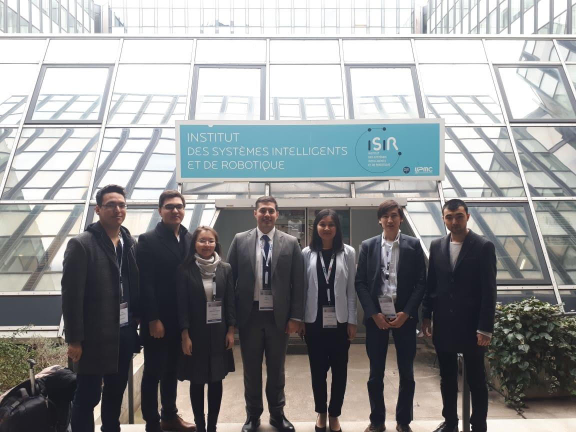
#> input picture src/test.jpg, 1152 x 864 px (shown at 1/2 size)
$ python -i detection.py   (imports and definitions only)   (older library calls are emulated)
#> lines starting #> are read from the running program, lines starting #| are printed output that depends on the picture
# coding: utf-8
import os
from face_model import FaceModel
import mxnet as mx
import numpy as np
import math
import cv2
from itertools import repeat
import face_preprocess


# [695 lines that did not run here, left out]


def nms(boxes, overlap_threshold, mode='Union'):
    """
        non max suppression

    Parameters:
    ----------
        box: numpy array n x 5
            input bbox array
        overlap_threshold: float number
            threshold of overlap
        mode: float number
            how to compute overlap ratio, 'Union' or 'Min'
    Returns:
    -------
        index array of the selected bbox
    """
    # if there are no boxes, return an empty list
    if len(boxes) == 0:
        return []

    # if the bounding boxes integers, convert them to floats
    if boxes.dtype.kind == "i":
        boxes = boxes.astype("float")

    # initialize the list of picked indexes
    pick = []

    # grab the coordinates of the bounding boxes
    x1, y1, x2, y2, score = [boxes[:, i] for i in range(5)]

    area = (x2 - x1 + 1) * (y2 - y1 + 1)
    idxs = np.argsort(score)

    # keep looping while some indexes still remain in the indexes list
    while len(idxs) > 0:
        # grab the last index in the indexes list and add the index value to the list of picked indexes
        last = len(idxs) - 1
        i = idxs[last]
        pick.append(i)

        xx1 = np.maximum(x1[i], x1[idxs[:last]])
        yy1 = np.maximum(y1[i], y1[idxs[:last]])
        xx2 = np.minimum(x2[i], x2[idxs[:last]])
        yy2 = np.minimum(y2[i], y2[idxs[:last]])

        # compute the width and height of the bounding box
        w = np.maximum(0, xx2 - xx1 + 1)
        h = np.maximum(0, yy2 - yy1 + 1)

        inter = w * h
        if mode == 'Min':
            overlap = inter / np.minimum(area[i], area[idxs[:last]])
        else:
            overlap = inter / (area[i] + area[idxs[:last]] - inter)

        # delete all indexes from the index list that have
        idxs = np.delete(idxs, np.concatenate(([last],
                                               np.where(overlap > overlap_threshold)[0])))

    return pick


def adjust_input(in_data):
    """
        adjust the input from (h, w, c) to ( 1, c, h, w) for network input

    Parameters:
    ----------
        in_data: numpy array of shape (h, w, c)
            input data
    Returns:
    -------
        out_data: numpy array of shape (1, c, h, w)
            reshaped array
    """
    if in_data.dtype is not np.dtype('float32'):
        out_data = in_data.astype(np.float32)
    else:
        out_data = in_data

    out_data = out_data.transpose((2, 0, 1))
    out_data = np.expand_dims(out_data, 0)
    out_data = (out_data - 127.5) * 0.0078125
    return out_data


def generate_bbox(map, reg, scale, threshold):
    """
        generate bbox from feature map
    Parameters:
    ----------
        map: numpy array , n x m x 1
            detect score for each position
        reg: numpy array , n x m x 4
            bbox
        scale: float number
            scale of this detection
        threshold: float number
            detect threshold
    Returns:
    -------
        bbox array
    """
    stride = 2
    cellsize = 12

    t_index = np.where(map > threshold)

    # find nothing
    if t_index[0].size == 0:
        return np.array([])

    dx1, dy1, dx2, dy2 = [reg[0, i, t_index[0], t_index[1]] for i in range(4)]

    reg = np.array([dx1, dy1, dx2, dy2])
    score = map[t_index[0], t_index[1]]
    boundingbox = np.vstack([np.round((stride * t_index[1] + 1) / scale),
                             np.round((stride * t_index[0] + 1) / scale),
                             np.round((stride * t_index[1] + 1 + cellsize) / scale),
                             np.round((stride * t_index[0] + 1 + cellsize) / scale),
                             score,
                             reg])

    return boundingbox.T


def detect_first_stage(img, net, scale, threshold):
    """
        run PNet for first stage

    Parameters:
    ----------
        img: numpy array, bgr order
            input image
        scale: float number
            how much should the input image scale
        net: PNet
            worker
    Returns:
    -------
        total_boxes : bboxes
    """
    height, width, _ = img.shape
    hs = int(math.ceil(height * scale))
    ws = int(math.ceil(width * scale))

    im_data = cv2.resize(img, (ws, hs))

    # adjust for the network input
    input_buf = adjust_input(im_data)
    output = net.predict(input_buf)
    boxes = generate_bbox(output[1][0, 1, :, :], output[0], scale, threshold)

    if boxes.size == 0:
        return None

    # nms
    pick = nms(boxes[:, 0:5], 0.5, mode='Union')
    boxes = boxes[pick]
    return boxes


def detect_first_stage_warpper(args):
    return detect_first_stage(*args)


class DetResult():

    # [16 lines left out: functions __init__, addFace, not called in this run]

    def isEmpty(self):
        return len(self.fvecs) == 0

    def getResults(self):
        return self.fvecs, self.boxes, self.criterions, self.landmarks_list

>>> import cv2
>>> picture = cv2.imread('test.jpg', cv2.IMREAD_GRAYSCALE)
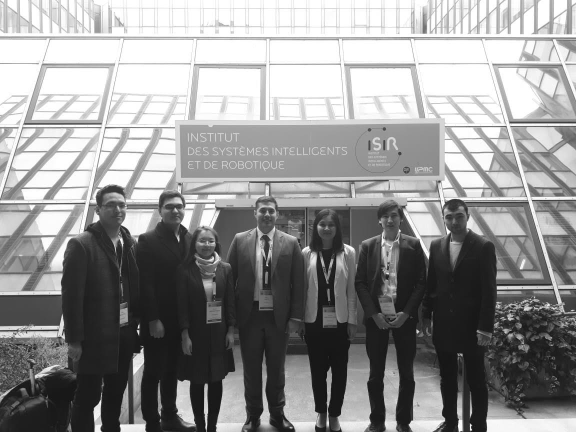
#> picture: shape (864, 1152) (shown at 1/2 size); min 0, max 255, mean 147.1
#> (the run stopped early here; a loop or call above may not have finished)
